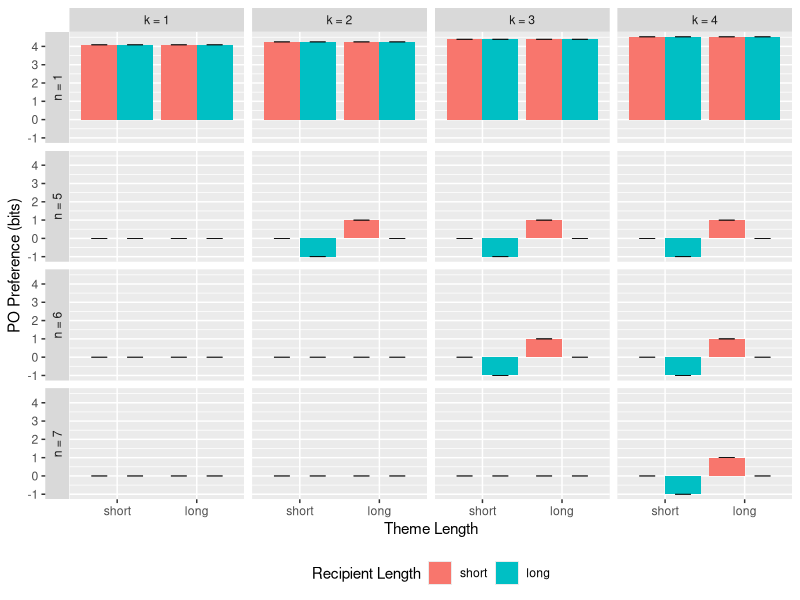
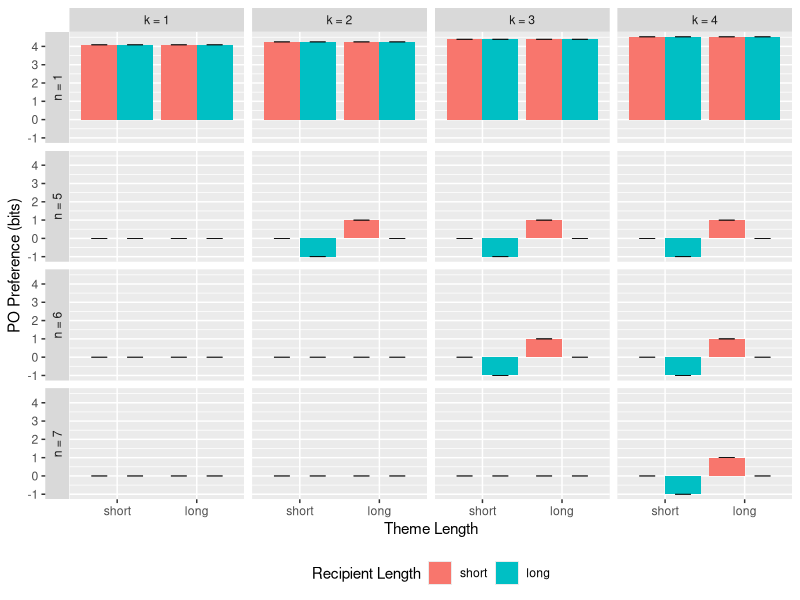
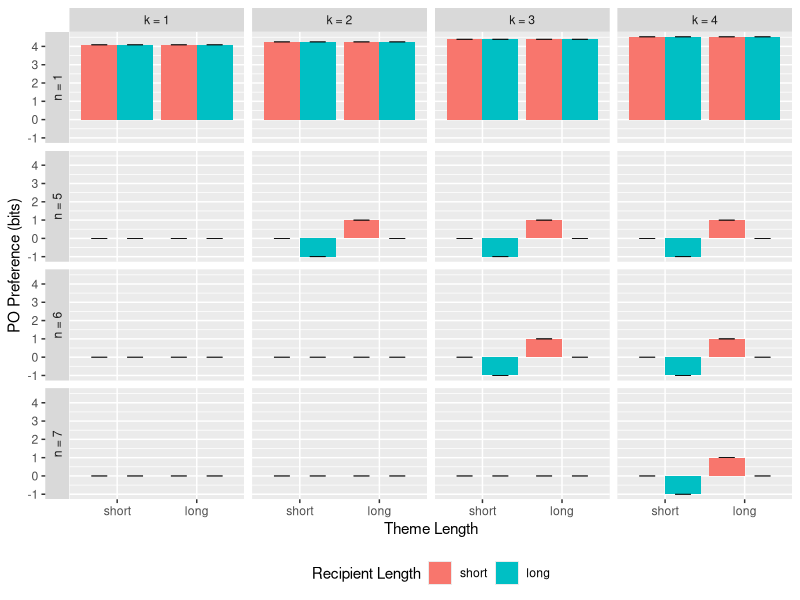

The R source for these figures, in order:
library(tidyr)
library(ggplot2)

setwd('~/csboy/lm-ditransitive/analysis')
df <- read.csv('ngram.csv', sep = '\t')

`%nin%` <- Negate(`%in%`)

df[df$n %in% c('n = 1', 'n = 5', 'n = 6', 'n = 7'), ] %>% ggplot(aes(x = factor(theme, levels = c('short', 'long')),
                  y = pref,
                  fill = factor(recipient, levels = c('short', 'long')))) +
  geom_bar(stat = 'identity', position = 'dodge') +
  labs(x = 'Theme Length', fill = 'Recipient Length', y = 'PO Preference (bits)') +
  geom_errorbar(aes(ymin=lower, ymax=upper), width=.4, position=position_dodge(.9), color = 'black', linewidth = 0.25) +
  theme(legend.position="bottom") +
  facet_grid(factor(n) ~ factor(k), scales = "free_x", space = "free_x", switch = "y")

ggsave('ngram_prefs.pdf', width = 7, height = 10, unit = 'in')
ggsave('ngram_prefs.png', width = 7, height = 10, unit = 'in')


df1 <- df[df$n == 'n = 5', ]
df2 <- df1[df1$k == 'k = 2',]

